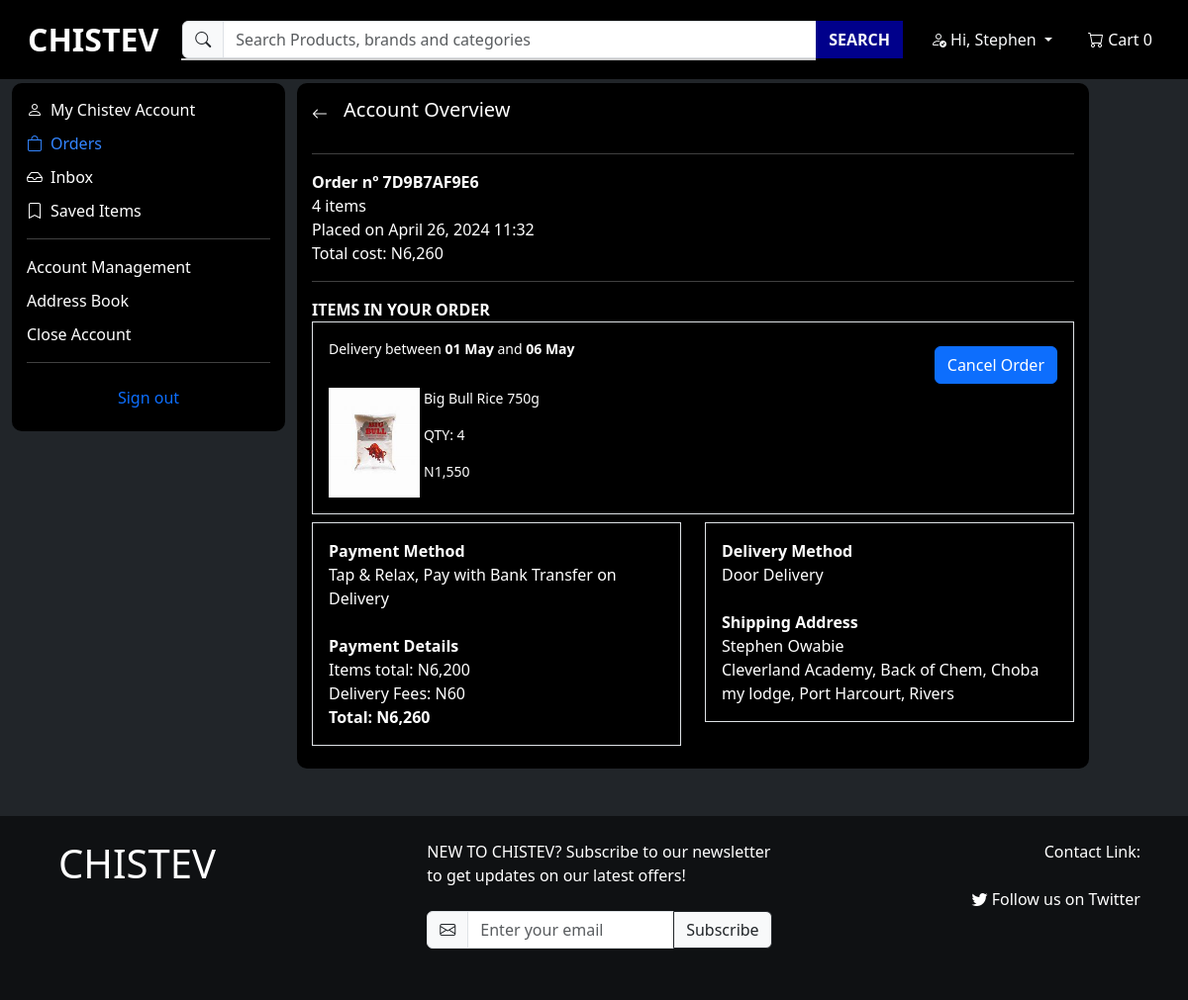
The page /accounts/order_details/7D9B7AF9E6/ (signed in) on the database its author committed.
### accounts/models.py (models this page shows, shortened)
class CustomUser(AbstractBaseUser, PermissionsMixin):
    email = models.EmailField(unique=True)
    first_name = models.CharField(max_length=30, blank=True)
    last_name = models.CharField(max_length=30, blank=True)
    is_active = models.BooleanField(default=True)
    is_staff = models.BooleanField(default=False)
    objects = CustomUserManager()
    USERNAME_FIELD = 'email'
    REQUIRED_FIELDS = []
    groups = models.ManyToManyField(
        'auth.Group',
        related_name='custom_user_groups_set',
        blank=True,
        verbose_name='groups',
        help_text='The groups this user belongs to. A user will get all permissions granted to each of their groups.',
    )
    user_permissions = models.ManyToManyField(
        'auth.Permission',
        related_name='custom_user_permissions_set',
        blank=True,
        verbose_name='user permissions',
        help_text='Specific permissions for this user.',
    )

class PersonalDetails(models.Model):
    user = models.OneToOneField(CustomUser, on_delete=models.CASCADE, related_name='personal_details')
    first_name = models.CharField(max_length=255)
    middle_name = models.CharField(max_length=255, blank=True)  # Allow blank since middle name might not be present
    last_name = models.CharField(max_length=255)
    security_code = models.CharField(max_length=4, blank=True, null=True)
    security_code_expiration = models.DateTimeField(blank=True, null=True)

class Address(models.Model):
    user = models.ForeignKey('CustomUser', on_delete=models.CASCADE, related_name='addresses')
    first_name = models.CharField(max_length=255)
    last_name = models.CharField(max_length=255)
    address = models.CharField(max_length=255)
    additional_info = models.CharField(max_length=255, blank=True)
    state = models.ForeignKey(State, on_delete=models.CASCADE)
    city = models.ForeignKey(City, on_delete=models.CASCADE)

class City(models.Model):
    name = models.CharField(max_length=100)
    state = models.ForeignKey(State, on_delete=models.CASCADE)
    class Meta:
        verbose_name_plural = "Cities"

class State(models.Model):
    name = models.CharField(max_length=100)

### ecommerce/models.py (models this page shows, shortened)
class Order(models.Model):
    PAYMENT_METHOD_CHOICES = (
        ('pay_on_delivery', 'Tap & Relax, Pay with Bank Transfer on Delivery'),
        ('bank_transfer', 'Bank Transfer'),
    )
    DEFAULT_PAYMENT_METHOD = 'pay_on_delivery'
    order_number = models.CharField(max_length=10, unique=True)
    user = models.ForeignKey(settings.AUTH_USER_MODEL, on_delete=models.CASCADE)
    items = models.ManyToManyField('Product', through='OrderItem')
    total_amount = models.DecimalField(max_digits=10, decimal_places=2)
    order_date = models.DateTimeField(auto_now_add=True)
    payment_method = models.CharField(max_length=20, choices=PAYMENT_METHOD_CHOICES, default=DEFAULT_PAYMENT_METHOD)
    is_cancelled = models.BooleanField(default=False)
    cancellation_date = models.DateTimeField(null=True, blank=True)

class OrderItem(models.Model):
    order = models.ForeignKey(Order, on_delete=models.CASCADE)
    product = models.ForeignKey('Product', on_delete=models.CASCADE)
    quantity = models.PositiveIntegerField(default=1)
    price = models.DecimalField(max_digits=10, decimal_places=2)

class Product(models.Model):
    name = models.CharField(max_length=100)
    image = models.ImageField()
    old_price = models.DecimalField(max_digits=10, decimal_places=2, blank=True, null=True)
    new_price = models.DecimalField(max_digits=10, decimal_places=2)
    discount_percentage = models.IntegerField(default=0)
    description = CKEditor5Field('Text', config_name='extends')
    super_category = models.ForeignKey(SuperCategory, on_delete=models.CASCADE)
    category = models.ForeignKey(Category, on_delete=models.CASCADE)

### accounts/views.py (the view)
    def wrapper(request, *args, **kwargs):
        if not request.user.is_authenticated:
            return redirect('accounts:login_or_register')
        return view_func(request, *args, **kwargs)

### accounts/views.py (called while the page is built)
def redirect_to_login_or_register(view_func):
    def wrapper(request, *args, **kwargs):
        if not request.user.is_authenticated:
            return redirect('accounts:login_or_register')
        return view_func(request, *args, **kwargs)
    return wrapper

@redirect_to_login_or_register
def account_page(request, template_name, additional_context=None):
    current_path = resolve(request.path_info).url_name
    context = {'current_path': current_path}
    if additional_context:
        context.update(additional_context)
    return render(request, template_name, context)

def calculate_delivery_dates(order_date):
    delivery_start_date = order_date + timedelta(days=5)
    delivery_end_date = order_date + timedelta(days=10)
    return delivery_start_date, delivery_end_date

### accounts/templates/accounts/order_details.html
{% extends 'ecommerce/base.html' %}
{% load humanize %}
{% block body %}
             {% include 'accounts/account_navigation.html' %}
             <div class="d-flex align-items-center mb-4">
                <a href="{% url 'accounts:orders' %}" class="text-decoration-none me-3">
                    <i class="bi bi-arrow-left text-white"></i>
                </a>
                <h5>Account Overview</h5>
            </div>
                <hr>
                <div class="fw-bold">
                    Order nº {{ order.order_number }}
                </div>
                <div>
                    {{ total_items }} items
                </div>
                <div>
                    Placed on {{ order.order_date|date:"F j, Y H:i" }}
                </div>
                <div>
                    Total cost: N{{ order.total_amount|floatformat:"0"|intcomma }}
                </div>
                <hr>
                <div class="fw-bold">
                    ITEMS IN YOUR ORDER
                </div>
                <div class="border p-3 mb-2">
                    <div class="d-flex justify-content-between">
                        {% if order.is_cancelled %}
                            <div>
                                <span class="badge bg-secondary">Cancelled</span>
                                <p class="small text-secondary">On: {{ order.cancellation_date }}</p>
                            </div>
                        {% else %}
                            <div class="small">Delivery between <b>{{ delivery_start_date|date:"d F" }}</b> and <b>{{ delivery_end_date|date:"d F" }}</b></div>
                        {% endif %}
                        {% if order.is_cancelled %}
                            <a href="{% url 'cart:cart' %}" class="btn btn-primary mt-2">Buy Again</a>
                        {% else %}
                        <a href="{% url 'accounts:cancel_order' order.order_number %}" class="btn btn-primary mt-2">Cancel Order</a>
                        {% endif %}
                    </div>
                {% for order_item in order_items %}
                <div class="col-md-5 mt-1 d-flex">
                        <img src="{{ order_item.product.image.url }}" alt="{{ order_item.product.name }}" class="img-fluid" style="width: 30%;">
                        <div class="ms-1 justify-content-between d-flex flex-column">
                            <p class="small text-nowrap">{{ order_item.product.name }}</p>
                            <p class="small">QTY:  {{ order_item.quantity }}</p>
                            <p class="small">N{{ order_item.price|floatformat:"0"|intcomma }}</p>
                        </div>
                </div>
                {% endfor %}
            </div>
            <div class="row">
                <div class="col-lg-6 col-md-6">
                    <div class="border p-3 mb-2">
                        <div class="fw-bold">
                            Payment Method
                        </div>
                        <div>
                            {{ payment_method }}
                        </div>
                        <div class="fw-bold mt-4">
                            Payment Details
                        </div>
                        <div>
                            Items total: N{{ total_items_cost|floatformat:"0"|intcomma }}
                        </div>
                        <div>
                            Delivery Fees: N{{ delivery_fee|floatformat:"0"|intcomma }}
                        </div>
                        <div class="fw-bold">
                            Total: N{{ order.total_amount|floatformat:"0"|intcomma }}
                        </div>
                    </div>
                </div>
                <div class="col-lg-6 col-md-6">
                    <div class="border p-3 mb-2">
                        <div class="fw-bold">
                            Delivery Method
                        </div>
                        <div>
                            Door Delivery
                        </div>
                        <div class="fw-bold mt-4">
                            Shipping Address
                        </div>
                        <div>
                            {{ user_address.first_name }} {{ user_address.last_name }}
                        </div>
                        <div>
                            {{ user_address.address }}
                        </div>
                        <div>
                            {{ user_address.additional_info }}, {{ user_address.city.name }}, {{ user_address.state.name }}
                        </div>
                    </div>
                </div>
            </div>
        </div>
    </div>
</body>
{% endblock %}

### ecommerce/templates/ecommerce/base.html (shortened to what this page needs)
{% load static %}
<!DOCTYPE html>
<html lang="en">
<head>
    <link href="https://cdn.jsdelivr.net/npm/bootstrap@5.3.3/dist/css/bootstrap.min.css" rel="stylesheet"
>
    <link rel="stylesheet" href="https://cdn.jsdelivr.net/npm/bootstrap-icons@1.11.1/font/bootstrap-icons.css">
    {% block css %}
    <link rel="stylesheet" type="text/css" href="{% static 'styles.css' %}">
    <link rel="stylesheet" type="text/css" href="{% static 'styles2.css' %}">
    {% endblock %}
</head>
<body class="bg-dark d-flex flex-column">
    <nav class="navbar navbar-expand-lg navbar-light navbar-custom fixed-top">
        <div class="container-fluid">
            <a class="navbar-brand ms-3 fs-2 text-white fw-bold" href="{% url 'ecommerce:index' %}">CHISTEV</a>
            <div class="collapse navbar-collapse" id="navbarNav">
                <form class="d-flex mx-auto my-2 my-lg-0" method="GET" action="{% url 'ecommerce:product_search' %}">
                    <div class="input-group">
                        <span class="input-group-text"><i class="bi bi-search"></i></span>
                        <input id="search-input" class="form-control" type="search" name="query"  style="width: 70%;" placeholder="Search Products, brands and categories" aria-label="Search" value="{{ query }}">
                        <button class="btn btn-outline-light btn-search" type="submit">SEARCH</button>
                        <div id="autocomplete-suggestions" class="position-absolute top-100"></div>
                    </div>
                </form>
                <div class="navbar-nav ms-auto align-items-center">
                    <div class="nav-item dropdown">
                        <button class="btn btn-outline-light btn-account dropdown-toggle" type="button" id="accountDropdown" data-bs-toggle="dropdown" aria-expanded="false">
                            {% if user.is_authenticated %}
                            <i class="bi bi-person-check"></i> Hi, {{ user.personal_details.first_name }}
                            {% else %}
                            <i class="bi bi-person"></i> Account
                            {% endif %}
                        </button>
                    </div>
                    <div class="navbar-text">
                        <button class="btn btn-outline-light btn-cart" type="button">
                            <a href="{% url 'cart:cart' %}" class="btn btn-outline-light btn-cart text-white" role="button">
                                <i class="bi bi-cart"></i> Cart <span id="cart-count">0</span>
                            </a>
                        </button>
                    </div>
                </div>
            </div>
        </div>
    </nav>
    {% block body %}
    {% endblock %}
    <footer class=" p-4 mt-5 text-white" style="background-color: rgba(0, 0, 0, 0.534);">
        <div class="container">
            <div class="row">
                <div class="col-md-4">
                    <h1>CHISTEV</h1>
                </div>
                <div class="col-md-4">
                    <p class="mb-4">NEW TO CHISTEV? Subscribe to our newsletter to get updates on our latest offers!</p>
                    <form>
                        <div class="input-group mb-3">
                            <span class="input-group-text" id="email-icon"><i class="bi bi-envelope"></i></span>
                            <input type="email" class="form-control" placeholder="Enter your email" aria-label="Email" aria-describedby="subscribe-btn" style="background-color: #fff; color: #000;">
                            <button class="btn btn-light btn-outline-dark" type="button" id="subscribe-btn">Subscribe</button>
                        </div>
                    </form>
                </div>
                <div class="col-md-4 d-flex flex-column align-items-end">
                    <p class="mb-4">Contact Link:</p>
                        <a href="https://twitter.com/chistev12" target="_blank" class="text-white text-decoration-none"><i class="bi bi-twitter"></i> Follow us on Twitter</a>
                </div>
                </div>
            </div>
</footer>
</body>
</html>

### assets/styles.css (style rules this page uses)
.input-group input { flex: 1 !important; }
* { margin: 0; padding: 0; }
.navbar-custom { background-color: black; }
.btn-search { background-color: darkblue; border-color: darkblue; font-weight: bold; }
.btn-account, .btn-help, .btn-cart { border: none; }
.btn-cart { border: none; }
body { background-color: royalblue; padding-top: 60px; }
@media (min-width: 992px) { .form-control { width: 600px !important; } }

### assets/styles2.css (style rules this page uses)
.container { display: inline-block; position: relative; padding-left: 35px; margin-bottom: 12px; cursor: pointer; font-size: 16px; user-select: none; }
#autocomplete-suggestions { width: 88%; background-color: white; border: 1px solid #ccc; box-shadow: 0 2px 4px rgba(0, 0, 0, 0.1); z-index: 1000; }

### rows shown on the page
CustomUser: personal_details.first_name "Stephen"
Order: order_number "7D9B7AF9E6", order_date "April 26, 2024 11:32", total_amount "6,260"
OrderItem: product.image (picture), product.name "Big Bull Rice 750g", quantity "4", price "1,550"
Address: first_name "Stephen", last_name "Owabie", address "Cleverland Academy, Back of Chem, Choba", additional_info "my lodge", city.name "Port Harcourt", state.name "Rivers"

### other values the page prints
{{ total_items }} "4"
{{ delivery_start_date|date:"d F" }} "01 May"
{{ delivery_end_date|date:"d F" }} "06 May"
{{ payment_method }} "Tap & Relax, Pay with Bank Transfer on Delivery"
{{ total_items_cost|floatformat:"0"|intcomma }} "6,200"
{{ delivery_fee|floatformat:"0"|intcomma }} "60"
